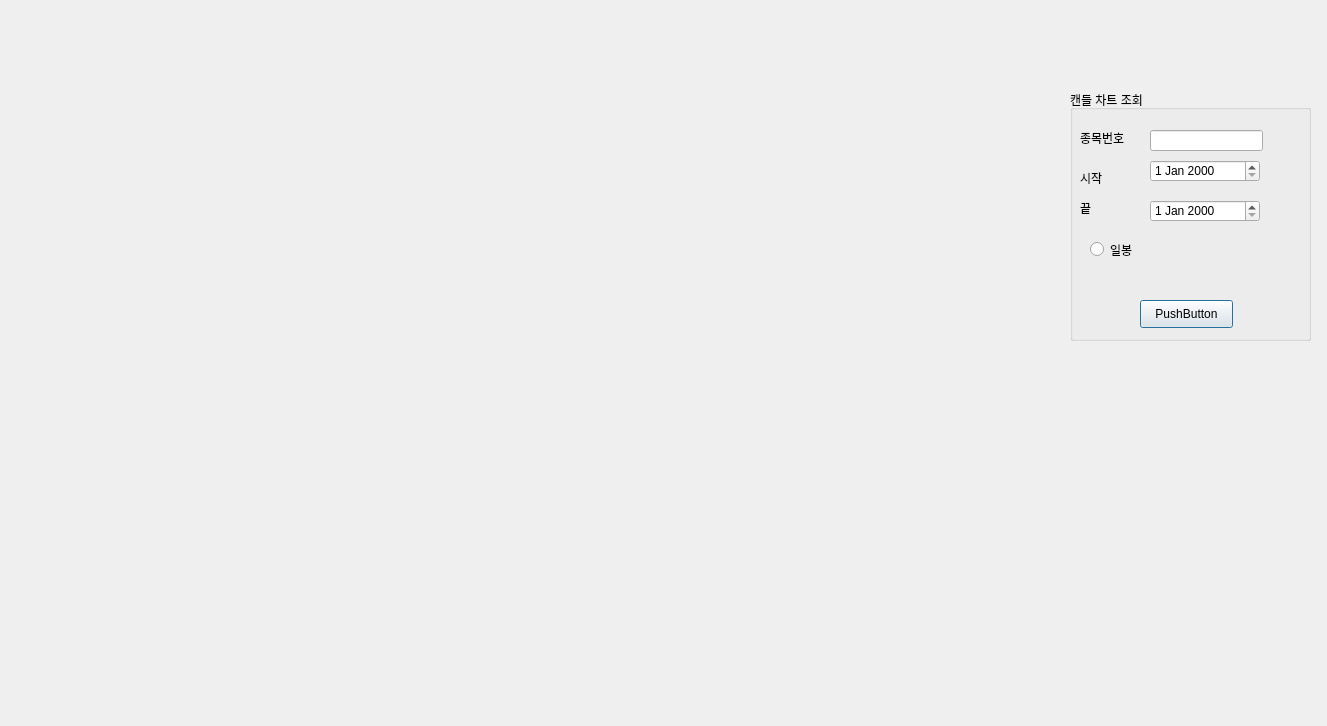
<?xml version="1.0" encoding="UTF-8"?>
<ui version="4.0">
 <class>Dialog</class>
 <widget class="QDialog" name="Dialog">
  <property name="geometry">
   <rect>
    <x>0</x>
    <y>0</y>
    <width>1327</width>
    <height>726</height>
   </rect>
  </property>
  <property name="windowTitle">
   <string>Dialog</string>
  </property>
  <widget class="QWidget" name="verticalLayoutWidget">
   <property name="geometry">
    <rect>
     <x>20</x>
     <y>30</y>
     <width>1021</width>
     <height>671</height>
    </rect>
   </property>
   <layout class="QVBoxLayout" name="candle_layout"/>
  </widget>
  <widget class="QGroupBox" name="groupBox">
   <property name="geometry">
    <rect>
     <x>1070</x>
     <y>90</y>
     <width>241</width>
     <height>251</height>
    </rect>
   </property>
   <property name="title">
    <string>캔들 차트 조회</string>
   </property>
   <widget class="QLineEdit" name="lineEdit">
    <property name="geometry">
     <rect>
      <x>80</x>
      <y>40</y>
      <width>113</width>
      <height>21</height>
     </rect>
    </property>
   </widget>
   <widget class="QDateEdit" name="dateEdit">
    <property name="geometry">
     <rect>
      <x>80</x>
      <y>70</y>
      <width>110</width>
      <height>22</height>
     </rect>
    </property>
   </widget>
   <widget class="QDateEdit" name="dateEdit_2">
    <property name="geometry">
     <rect>
      <x>80</x>
      <y>110</y>
      <width>110</width>
      <height>22</height>
     </rect>
    </property>
   </widget>
   <widget class="QPushButton" name="Search">
    <property name="geometry">
     <rect>
      <x>70</x>
      <y>210</y>
      <width>93</width>
      <height>28</height>
     </rect>
    </property>
    <property name="text">
     <string>PushButton</string>
    </property>
   </widget>
   <widget class="QLabel" name="label">
    <property name="geometry">
     <rect>
      <x>10</x>
      <y>40</y>
      <width>64</width>
      <height>15</height>
     </rect>
    </property>
    <property name="text">
     <string>종목번호</string>
    </property>
   </widget>
   <widget class="QLabel" name="label_2">
    <property name="geometry">
     <rect>
      <x>10</x>
      <y>80</y>
      <width>64</width>
      <height>15</height>
     </rect>
    </property>
    <property name="text">
     <string>시작</string>
    </property>
   </widget>
   <widget class="QLabel" name="label_3">
    <property name="geometry">
     <rect>
      <x>10</x>
      <y>110</y>
      <width>64</width>
      <height>15</height>
     </rect>
    </property>
    <property name="text">
     <string>끝</string>
    </property>
   </widget>
   <widget class="QRadioButton" name="radioButton">
    <property name="geometry">
     <rect>
      <x>20</x>
      <y>150</y>
      <width>71</width>
      <height>19</height>
     </rect>
    </property>
    <property name="text">
     <string>일봉</string>
    </property>
   </widget>
  </widget>
 </widget>
 <resources/>
 <connections/>
</ui>
